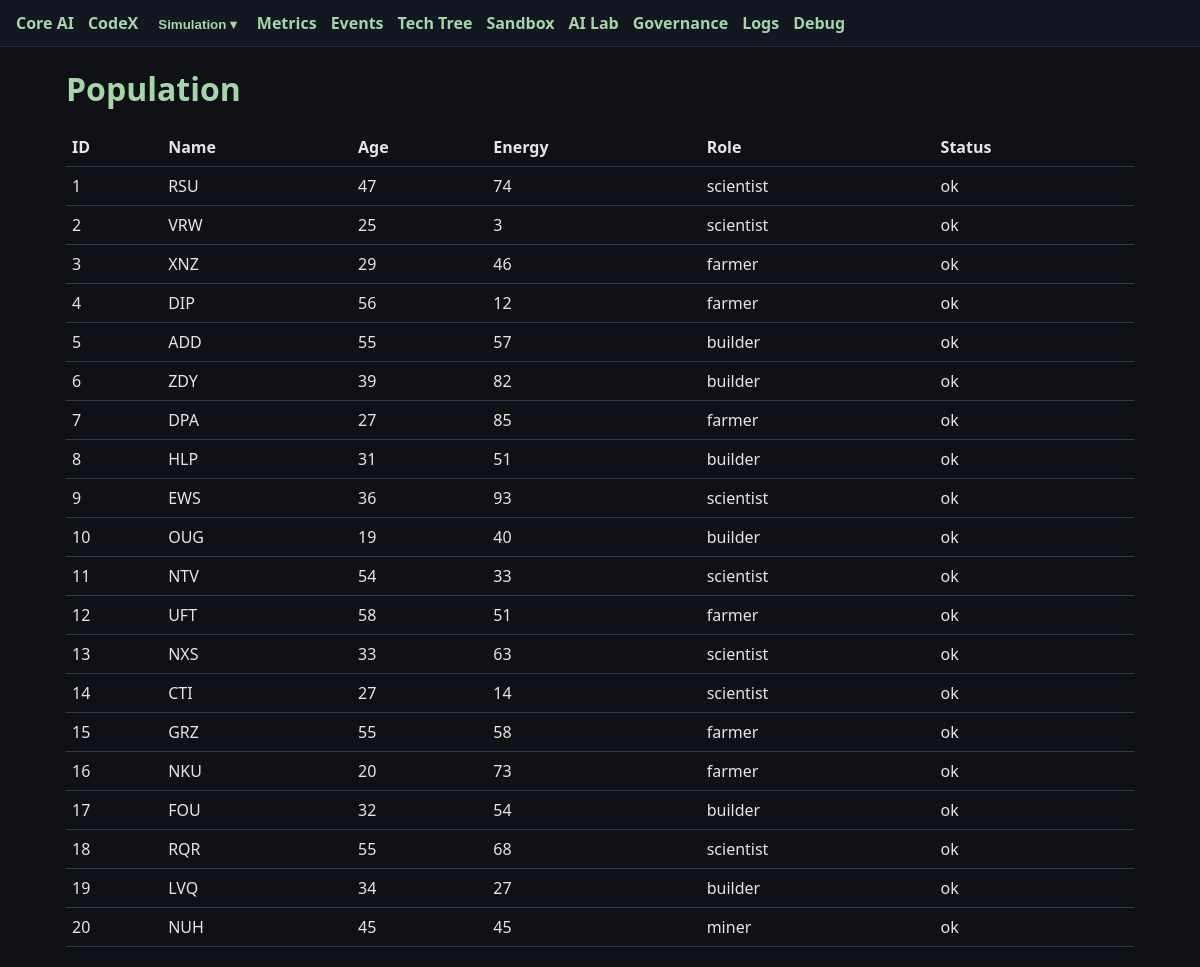
The page /sim/population on the database its author committed.
### tables this page shows
CREATE TABLE agents (id INTEGER PRIMARY KEY AUTOINCREMENT, name TEXT, x INTEGER, y INTEGER, age INTEGER, energy INTEGER, role TEXT, status TEXT);

### app.py (the view)
@app.route("/sim/population")
def sim_population():
    agents = simulation.list_agents()
    return render_template("sim_population.html", agents=agents)

### app.py (called while the page is built)
@app.after_request
def add_security_headers(response):
    response.headers['Content-Security-Policy'] = "default-src 'self'; script-src 'self' 'unsafe-inline'; style-src 'self' 'unsafe-inline';"
    response.headers['X-Content-Type-Options'] = 'nosniff'
    response.headers['X-Frame-Options'] = 'SAMEORIGIN'
    return response

### database.py (called while the page is built)
def connect():
    conn = sqlite3.connect(DB_NAME, timeout=10, check_same_thread=False)
    conn.row_factory = sqlite3.Row
    return conn

### simulation.py (called while the page is built)
def list_agents():
    conn = database.connect(); c = conn.cursor()
    c.execute("SELECT id, name, age, energy, role, status FROM agents")
    rows = [{"id":i,"name":n,"age":a,"energy":e,"role":r,"status":s} for i,n,a,e,r,s in c.fetchall()]
    conn.close(); return rows

### templates/sim_population.html
{% extends "base.html" %}
{% block content %}
<h1>Population</h1>
<table class="table">
  <tr><th>ID</th><th>Name</th><th>Age</th><th>Energy</th><th>Role</th><th>Status</th></tr>
  {% for a in agents %}
  <tr>
    <td>{{ a.id }}</td>
    <td>{{ a.name }}</td>
    <td>{{ a.age }}</td>
    <td>{{ a.energy }}</td>
    <td>{{ a.role }}</td>
    <td>{{ a.status }}</td>
  </tr>
  {% endfor %}
</table>
{% endblock %}

### static/style.css (style rules this page uses)
* { box-sizing: border-box; }
body { background:#0f1116; color:#e6e6e6; font-family: system-ui, -apple-system, Segoe UI, Roboto, Arial, sans-serif; margin:0; }
h1 { color:#a5d6a7; margin: 18px 0; }
.table { width:100%; border-collapse: collapse; }
.table th, .table td { border-bottom:1px solid #2e3a4d; padding:8px 6px; text-align:left; }

### rows shown on the page
agents: id "1", name "RSU", age "47", energy "74", role "scientist", status "ok"
agents: id "2", name "VRW", age "25", energy "3", role "scientist", status "ok"
agents: id "3", name "XNZ", age "29", energy "46", role "farmer", status "ok"
agents: id "4", name "DIP", age "56", energy "12", role "farmer", status "ok"
agents: id "5", name "ADD", age "55", energy "57", role "builder", status "ok"
agents: id "6", name "ZDY", age "39", energy "82", role "builder", status "ok"
agents: id "7", name "DPA", age "27", energy "85", role "farmer", status "ok"
agents: id "8", name "HLP", age "31", energy "51", role "builder", status "ok"
agents: id "9", name "EWS", age "36", energy "93", role "scientist", status "ok"
agents: id "10", name "OUG", age "19", energy "40", role "builder", status "ok"
agents: id "11", name "NTV", age "54", energy "33", role "scientist", status "ok"
agents: id "12", name "UFT", age "58", energy "51", role "farmer", status "ok"
agents: id "13", name "NXS", age "33", energy "63", role "scientist", status "ok"
agents: id "14", name "CTI", age "27", energy "14", role "scientist", status "ok"
agents: id "15", name "GRZ", age "55", energy "58", role "farmer", status "ok"
agents: id "16", name "NKU", age "20", energy "73", role "farmer", status "ok"
agents: id "17", name "FOU", age "32", energy "54", role "builder", status "ok"
agents: id "18", name "RQR", age "55", energy "68", role "scientist", status "ok"
agents: id "19", name "LVQ", age "34", energy "27", role "builder", status "ok"
agents: id "20", name "NUH", age "45", energy "45", role "miner", status "ok"
